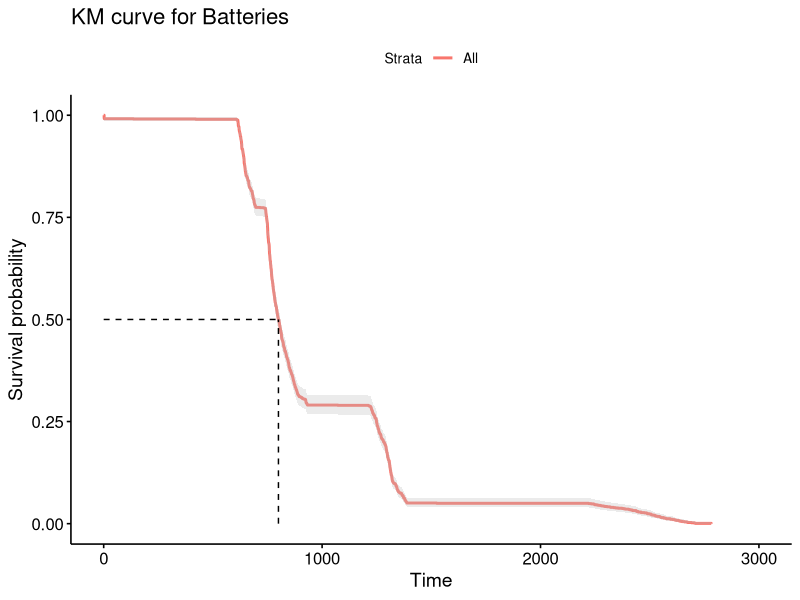
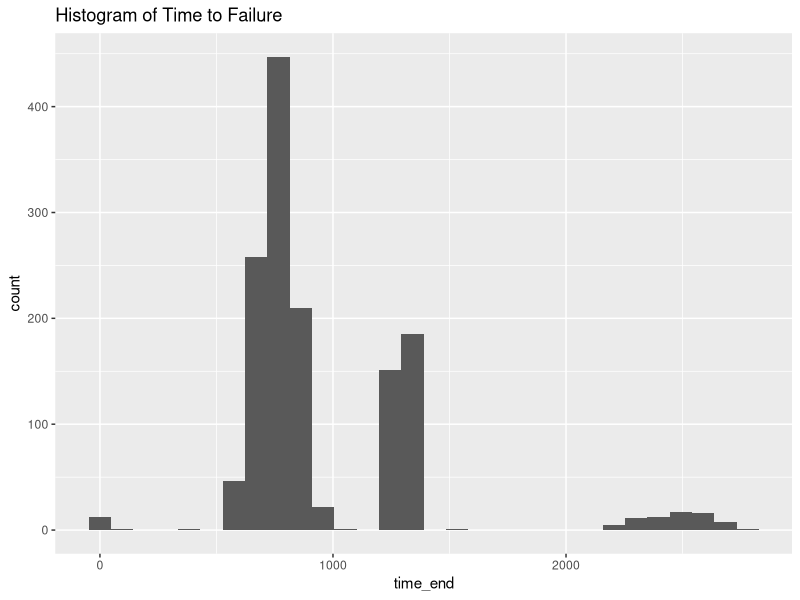
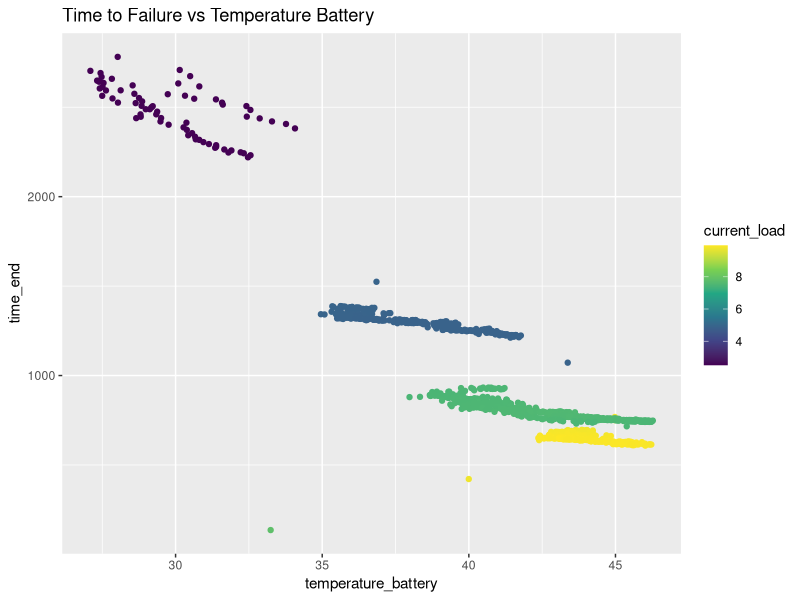
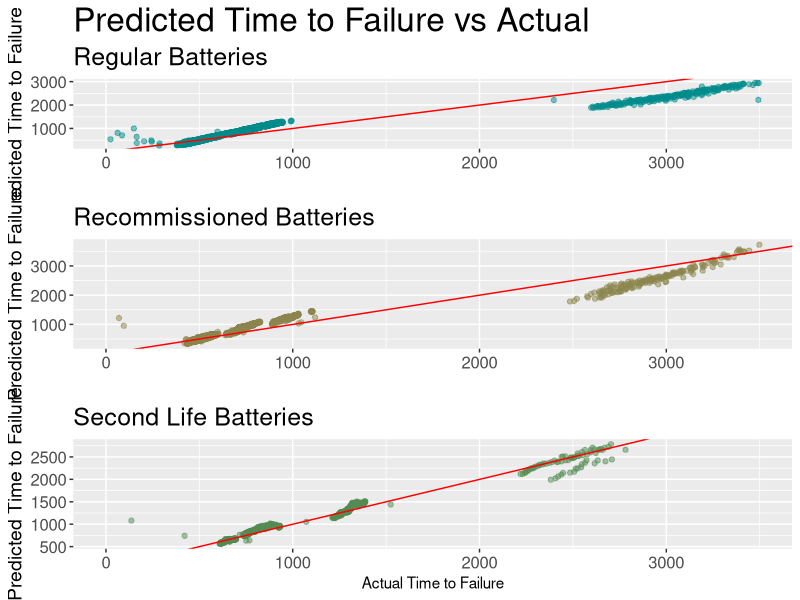

Source code (R) for these figures, in order:
## ---- chunk 1
library(fitdistrplus)
library(survminer)
library(tidyverse)
library(ggplot2)
library(survival)
library(skimr)
library(grid)
library(gridExtra)
## ---- chunk 2
ROOT = 'C://Users//corma//Documents//GitHub//18650-Accelerated-Battery-Life-Testing//'
# read in regular.csv
data = read_csv('../second.csv')
## ---- chunk 3
colnames(data)
regular = read_csv('../regular.csv')
recom = read_csv('../recommissioned.csv')
second = read_csv('../second.csv')
## ---- chunk 4
# since every row is a failure event, we can just use the time_end column
fit = survfit(Surv(time_end) ~ 1, data = data)
ggsurvplot(fit, data = data, pval = TRUE, surv.median.line = "hv", conf.int = TRUE) + ggtitle("KM curve for Batteries")
## ---- chunk 5
# histogram of time_end
ggplot(data, aes(x = time_end)) +
  geom_histogram(bins = 30) +
  ggtitle("Histogram of Time to Failure")
## ---- chunk 6
# filter out temps < 0
data = data %>% filter(temperature_battery > 0)
# drop times at 0
data = data %>% filter(time_end > 10)
# turn temperature into the Arrhenius model and voltage into log voltage

data = data %>%
  mutate(arr_temp = 11605/(temperature_battery + 273.15),
         log_volt = log10(voltage_charger))

# graph time x temperature_battery

# color by magma
ggplot(data, aes(x =temperature_battery, y = time_end, color= current_load)) +
  geom_point() + # color magma
  scale_color_viridis_c() +
  ggtitle("Time to Failure vs Temperature Battery")
## ---- chunk 7
# add a col for failure (they all failed)
data$failure = 1
# drop instances where time_end is NA or 0
data = data %>% filter(!is.na(time_end) & time_end != 0)
## ---- chunk 8
# create a weibull model for the time to failure using Current Load, Voltage Charger, and Temperature Battery
weibull_fit = survreg(Surv(time_end, failure) ~ current_load +
  log_volt +
  arr_temp
                      , data = data, dist = "weibull")
summary(weibull_fit)
## ---- chunk 9
# a function that takes a model and returns the mse, aic, and r^2
model_metrics = function(model, data) {
  pred = predict(model, type = "response")
  mse = mean((pred - data$time_end)^2)
  aic = AIC(model)
  r2 = 1 - mse / var(data$time_end)
  print("MSE:")
  print(mse)
  print("AIC:")
  print(aic)
  print("R^2:")
  print(r2)
  return(c(mse, aic, r2))
}
model_metrics(weibull_fit, data)
## ---- chunk 10
# graph the predicted vs actual time to failure
pred = predict(weibull_fit, type = "response")
secondplot = ggplot(data, aes(x = time_end, y = pred)) +
  geom_point(color='palegreen4',alpha=.5) +
  geom_abline(intercept = 0, slope = 1, color = "red") +
  ylab("Predicted Time to Failure") + 
  theme(axis.title.y = element_text(size=14), plot.subtitle = element_text(size = 18),axis.text = element_text(size=12)) +
  xlab('Actual Time to Failure')+
  labs(subtitle='Second Life Batteries') +
  xlim(0,3500)
## ---- chunk 11
reg = read_csv('../regular.csv')

# filter out temps < 0
reg = reg %>% filter(temperature_battery > 0)
# drop times at 0
reg = reg %>% filter(time_end > 10)
# graph time x temperature_battery

reg$failure = 1
# drop instances where time_end is NA or 0
reg = reg %>% filter(!is.na(time_end) & time_end != 0)

reg = reg %>%
  mutate(arr_temp = 11605/(temperature_battery + 273.15),
         log_volt = log10(voltage_charger))

# create a weibull model for the time to failure using Current Load, Voltage Charger, and Temperature Battery
weibull_fitreg = survreg(Surv(time_end, failure) ~ current_load +
  log_volt +
  arr_temp
                      , data = reg, dist = "weibull")
summary(weibull_fitreg)
## ---- chunk 12
model_metrics = function(model, reg) {
  pred = predict(model, type = "response")
  mse = mean((pred - data$time_end)^2)
  aic = AIC(model)
  r2 = 1 - mse / var(data$time_end)
  print("MSE:")
  print(mse)
  print("AIC:")
  print(aic)
  print("R^2:")
  print(r2)
  return(c(mse, aic, r2))
}
model_metrics(weibull_fitreg, reg)
## ---- chunk 13
predreg = predict(weibull_fitreg, type = "response")
regplot = ggplot(reg, aes(x = time_end, y = predreg)) +
  geom_point(color='cyan4',alpha=.5) +
  geom_abline(intercept = 0, slope = 1, color = "red") +
  ylab("Predicted Time to Failure") + 
  xlab(' ') +
  theme(axis.title.y = element_text(size=14),plot.subtitle = element_text(size = 18),plot.title = element_text(size = 24),axis.text = element_text(size=12)) +
  labs(subtitle='Regular Batteries')+
  ggtitle('Predicted Time to Failure vs Actual') +
  xlim(0,3500)
## ---- chunk 14
recom = read_csv('../recommissioned.csv')

# filter out temps < 0
recom = recom %>% filter(temperature_battery > 0)
# drop times at 0
recom = recom %>% filter(time_end > 10)
# graph time x temperature_battery

recom$failure = 1
# drop instances where time_end is NA or 0
recom = recom %>% filter(!is.na(time_end) & time_end != 0)

# create a weibull model for the time to failure using Current Load, Voltage Charger, and Temperature Battery
weibull_fitrecom = survreg(Surv(time_end, failure) ~ current_load +
  voltage_charger +
  temperature_battery
                      , data = recom, dist = "weibull")
summary(weibull_fitrecom)
## ---- chunk 15

predrecom = predict(weibull_fitrecom, type = "response")
recomplot = ggplot(recom, aes(x = time_end, y = predrecom)) +
  geom_point(color='khaki4',alpha=.5) +
  geom_abline(intercept = 0, slope = 1, color = "red") +
  ylab("Predicted Time to Failure") +
  theme(axis.title.y = element_text(size=14), plot.subtitle = element_text(size = 18),axis.text = element_text(size=12)) +
  xlab(' ')+
  labs(subtitle='Recommissioned Batteries')+
  xlim(0,3500)
## ---- chunk 16
weibullreg = grid.arrange(regplot,recomplot,secondplot,ncol=1)
ggsave('../slides/weibullregression.png', weibullreg, width=10, height=16)
